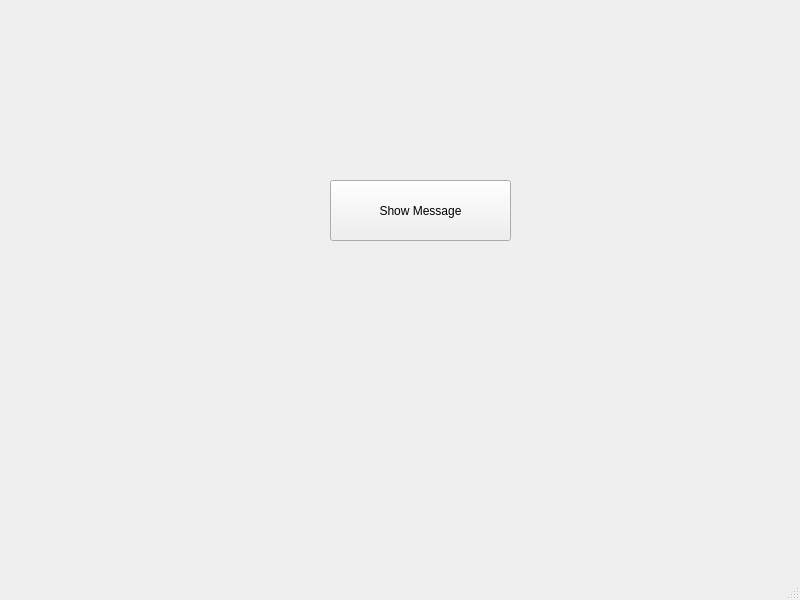
<?xml version="1.0" encoding="UTF-8"?>
<ui version="4.0">
 <class>MainWindow</class>
 <widget class="QMainWindow" name="MainWindow">
  <property name="geometry">
   <rect>
    <x>0</x>
    <y>0</y>
    <width>800</width>
    <height>600</height>
   </rect>
  </property>
  <property name="windowTitle">
   <string>MainWindow</string>
  </property>
  <widget class="QWidget" name="centralwidget">
   <widget class="QPushButton" name="pushButton">
    <property name="geometry">
     <rect>
      <x>330</x>
      <y>180</y>
      <width>181</width>
      <height>61</height>
     </rect>
    </property>
    <property name="text">
     <string>Show Message</string>
    </property>
   </widget>
  </widget>
  <widget class="QMenuBar" name="menubar">
   <property name="geometry">
    <rect>
     <x>0</x>
     <y>0</y>
     <width>800</width>
     <height>25</height>
    </rect>
   </property>
  </widget>
  <widget class="QStatusBar" name="statusbar"/>
 </widget>
 <resources/>
 <connections/>
</ui>
